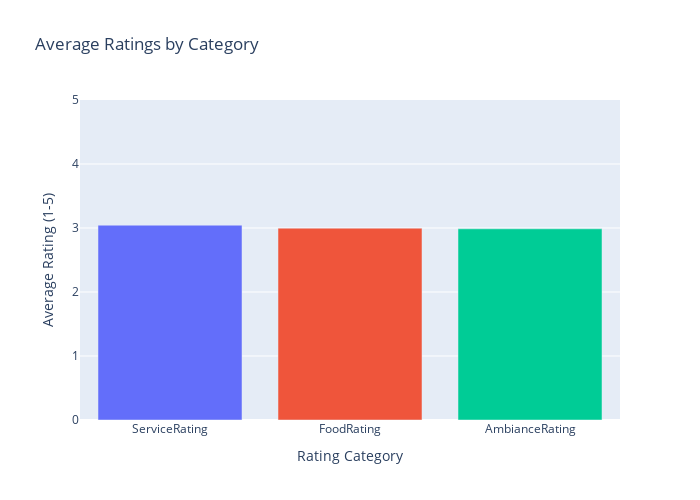

Here is the notebook cell this chart was saved with:
### Code cell
restaurant_copy[['ServiceRating', 'FoodRating', 'AmbianceRating']].mean()


# Create a dataframe with the averages
avg_ratings = restaurant_copy[['ServiceRating', 'FoodRating', 'AmbianceRating']].mean().reset_index()
avg_ratings.columns = ['Rating Type', 'Average Score']

# Create bar chart
fig = px.bar(avg_ratings, 
            x='Rating Type', 
            y='Average Score',
            title='Average Ratings by Category',
            labels={'Average Score': 'Average Rating (1-5)'},
            color='Rating Type')

# Update layout
fig.update_layout(
    showlegend=False,
    xaxis_title="Rating Category",
    yaxis_range=[0,5]
)


fig.update_layout(height=500, width=700)
fig.show()

### Figure 1 — Plotly figure (JSON) as saved in the notebook; plotly's stock layout.template omitted (floating-point values rounded to 4 significant figures)
{"data": [{"hovertemplate": "Rating Type=%{x}<br>Average Rating (1-5)=%{y}<extra></extra>", "legendgroup": "ServiceRating", "marker": {"color": "#636efa", "pattern": {"shape": ""}}, "name": "ServiceRating", "orientation": "v", "showlegend": true, "textposition": "auto", "type": "bar", "x": ["ServiceRating"], "xaxis": "x", "y": [3.044], "yaxis": "y"}, {"hovertemplate": "Rating Type=%{x}<br>Average Rating (1-5)=%{y}<extra></extra>", "legendgroup": "FoodRating", "marker": {"color": "#EF553B", "pattern": {"shape": ""}}, "name": "FoodRating", "orientation": "v", "showlegend": true, "textposition": "auto", "type": "bar", "x": ["FoodRating"], "xaxis": "x", "y": [2.997], "yaxis": "y"}, {"hovertemplate": "Rating Type=%{x}<br>Average Rating (1-5)=%{y}<extra></extra>", "legendgroup": "AmbianceRating", "marker": {"color": "#00cc96", "pattern": {"shape": ""}}, "name": "AmbianceRating", "orientation": "v", "showlegend": true, "textposition": "auto", "type": "bar", "x": ["AmbianceRating"], "xaxis": "x", "y": [2.987], "yaxis": "y"}], "layout": {"barmode": "relative", "height": 500, "legend": {"title": {"text": "Rating Type"}, "tracegroupgap": 0}, "showlegend": false, "title": {"text": "Average Ratings by Category"}, "width": 700, "xaxis": {"anchor": "y", "categoryarray": ["ServiceRating", "FoodRating", "AmbianceRating"], "categoryorder": "array", "domain": [0, 1], "title": {"text": "Rating Category"}}, "yaxis": {"anchor": "x", "domain": [0, 1], "range": [0, 5], "title": {"text": "Average Rating (1-5)"}}}}
